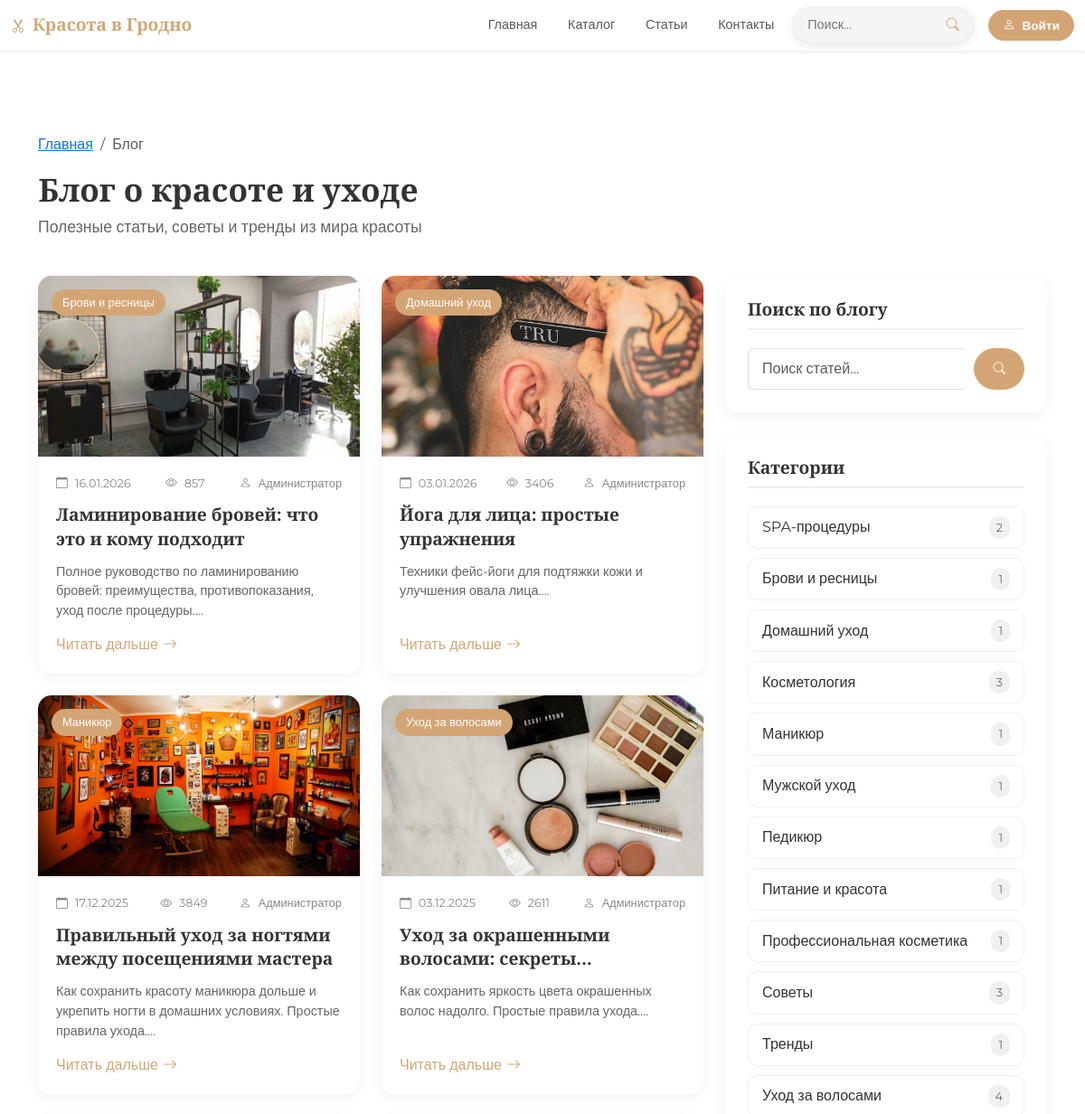
/blog (upper part), run on an earlier commit of the app's database.
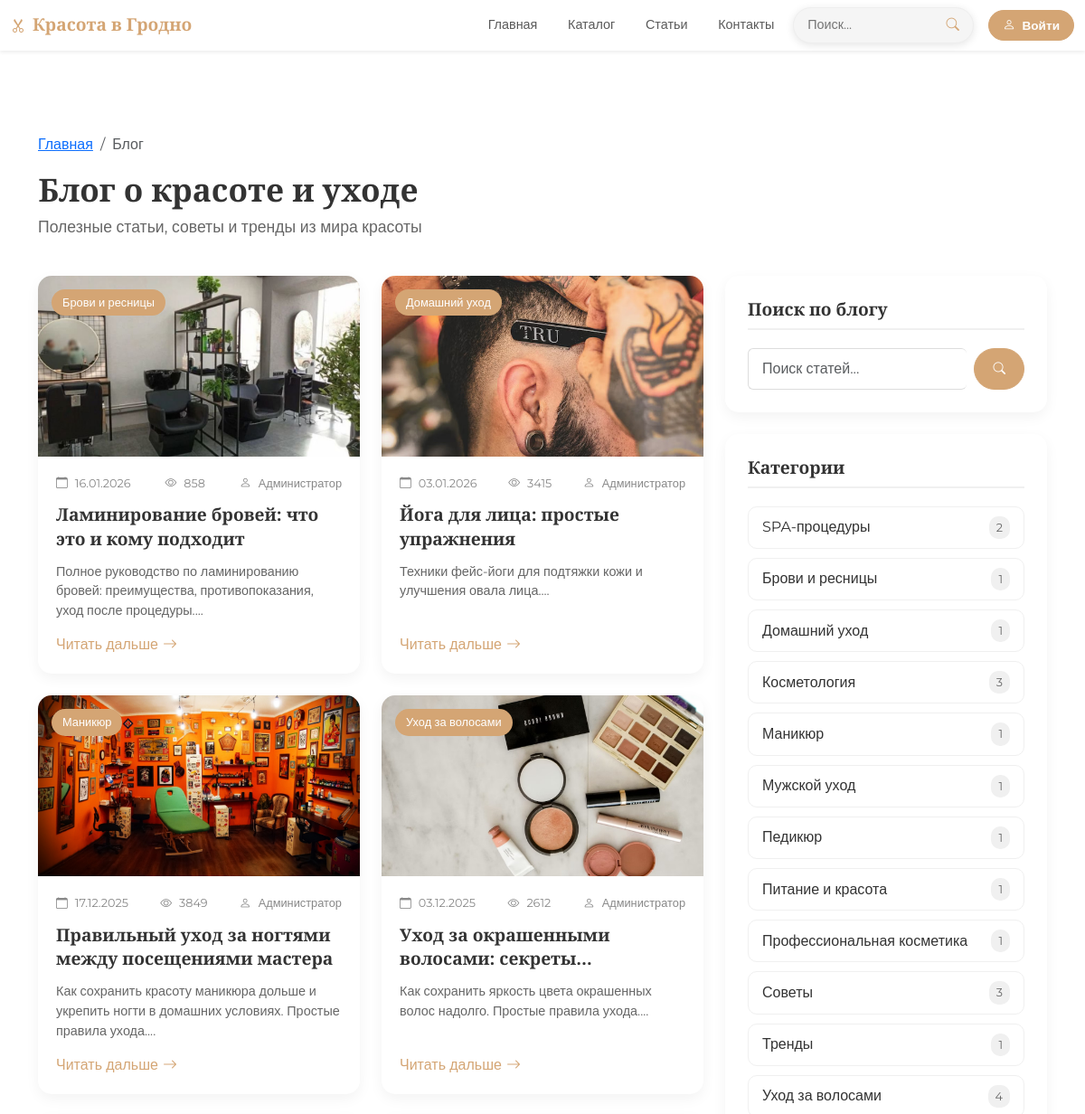
And on a later commit of the database.
### models.py (models this page shows)
class BlogPost(db.Model):
    __tablename__ = 'blog_posts'
    id = db.Column(db.Integer, primary_key=True)
    title = db.Column(db.String(200), nullable=False)
    slug = db.Column(db.String(200), unique=True)
    excerpt = db.Column(db.String(500))
    content = db.Column(db.Text, nullable=False)
    author = db.Column(db.String(100), default='Администратор')
    image_url = db.Column(db.String(300), default='/static/img/default.png')
    category = db.Column(db.String(50))
    is_published = db.Column(db.Boolean, default=True)
    views_count = db.Column(db.Integer, default=0)
    created_at = db.Column(db.DateTime, default=datetime.now)
    updated_at = db.Column(db.DateTime, default=datetime.now, onupdate=datetime.now)
    comments = db.relationship('BlogComment', backref='post', lazy=True, cascade='all, delete-orphan')
    tags = db.relationship('BlogTag', secondary=post_tags, backref=db.backref('posts', lazy=True))

### app.py (the view, shortened to what this page needs)
@app.route('/blog')
def blog():
    page = request.args.get('page', 1, type=int)
    category = request.args.get('category', None)
    tag = request.args.get('tag', None)
    search = request.args.get('search', None)
    items_per_page = 6
    skip = (page - 1) * items_per_page
    posts = get_blog_posts(
        skip=skip,
        limit=items_per_page,
        category=category,
        tag=tag,
        search=search,
        only_published=True
    )
    if category:
        total_items = BlogPost.query.filter_by(
            is_published=True,
            category=category
        ).count()
    else:
        total_items = BlogPost.query.filter_by(is_published=True).count()
    total_pages = max(1, math.ceil(total_items / items_per_page))
    categories = get_blog_categories_with_counts()
    popular_posts = get_popular_posts(limit=2)
    recent_posts = get_recent_posts(limit=2)
    popular_tags_result = get_popular_tags(limit=10)
    popular_tags = [tag[0] for tag in popular_tags_result] if popular_tags_result else []
    return render_template('blog.html',
        title="Блог о красоте - Красота в Гродно",
        posts=posts,
        categories=categories,
        popular_posts=popular_posts,
        recent_posts=recent_posts,
        popular_tags=popular_tags,
        current_category=category,
        current_tag=tag,
        search_query=search,
        current_page=page,
        total_pages=total_pages,
        total_items=total_items
    )

### app.py (called while the page is built, shortened)
@app.context_processor
def inject_now():
    return {'now': datetime.now()}

@app.context_processor
def inject_user():
    user_favorites = []
    if current_user.is_authenticated:
        user_favorites = [s.id for s in current_user.favorite_salons.all()]
    return {
        'current_user': current_user,
        'user_favorites': user_favorites
    }

def get_blog_posts(skip=0, limit=10, category=None, tag=None, search=None, only_published=True):
    query = BlogPost.query
    if only_published:
        query = query.filter(BlogPost.is_published == True)
    if category:
        query = query.filter(BlogPost.category == category)
    if tag:
        query = query.join(BlogPost.tags).filter(BlogTag.name == tag)
    return query.order_by(desc(BlogPost.created_at)).offset(skip).limit(limit).all()

def get_blog_categories_with_counts():
    result = db.session.query(
        BlogPost.category,
        func.count(BlogPost.id).label('count')
    ).filter(
        BlogPost.is_published == True
    ).group_by(
        BlogPost.category
    ).all()
    return [{'name': cat, 'count': count} for cat, count in result if cat]

def get_popular_posts(limit=5):
    return BlogPost.query.filter(
        BlogPost.is_published == True
    ).order_by(
        desc(BlogPost.views_count)
    ).limit(limit).all()

def get_recent_posts(limit=5):
    return BlogPost.query.filter(
        BlogPost.is_published == True
    ).order_by(
        desc(BlogPost.created_at)
    ).limit(limit).all()

def get_popular_tags(limit=10):
    from models import post_tags
    result = db.session.query(
        BlogTag,
        func.count(post_tags.c.post_id).label('count')
    ).join(
        post_tags
    ).group_by(
        BlogTag.id
    ).order_by(
        desc('count')
    ).limit(limit).all()
    return result

### templates/blog.html (shortened to what this page needs)
{% extends "base.html" %} {% block content %}
<div class="container mt-5 pt-4">
  <nav aria-label="breadcrumb">
    <ol class="breadcrumb">
      <li class="breadcrumb-item"><a href="/">Главная</a></li>
      <li class="breadcrumb-item active" aria-current="page">Блог</li>
    </ol>
  </nav>
  <div class="row mb-4">
    <div class="col-12">
      <h1 class="page-title">Блог о красоте и уходе</h1>
      <p class="lead-contact">
        Полезные статьи, советы и тренды из мира красоты
      </p>
    </div>
  </div>
  <div class="row">
    <div class="col-lg-8">
      {% if posts %}
      <div class="row mb-5">
        {% for post in posts %}
        <div class="col-md-6 mb-4">
          <article class="blog-card">
            <div class="blog-image">
              {% if post.image_url %}
              <img src="{{ post.image_url }}" alt="{{ post.title }}" />
              {% else %}
              <img src="/static/img/blog-default.jpg" alt="{{ post.title }}" />
              {% endif %}
              <span class="blog-category">{{ post.category }}</span>
            </div>
            <div class="blog-content">
              <div class="blog-meta">
                <span class="date"><i class="bi bi-calendar me-1"></i> {{ post.created_at.strftime('%d.%m.%Y') }}</span>
                <span class="views"><i class="bi bi-eye me-1"></i> {{ post.views_count }}</span>
                {% if post.author %}
                <span class="author"><i class="bi bi-person me-1"></i> {{ post.author }}</span>
                {% endif %}
              </div>
              <h3 class="blog-title">{{ post.title }}</h3>
              <p class="blog-excerpt">{{ post.excerpt[:150] }}...</p>
              <a href="/blog/{{ post.slug }}" class="read-more"
                >Читать дальше <i class="bi bi-arrow-right"></i
              ></a>
            </div>
          </article>
        </div>
        {% endfor %}
      </div>
      {% else %}
      <div class="alert alert-warning">
        <i class="bi bi-info-circle me-2"></i>
        По вашему запросу ничего не найдено.
        <a href="/blog" class="alert-link">Показать все статьи</a>
      </div>
      {% endif %}
    </div>
    <div class="col-lg-4">
      <div class="sidebar-card mb-4">
        <h5 class="sidebar-title">Поиск по блогу</h5>
        <div class="search-form">
          <form action="/blog" method="get" class="d-flex">
            <input
              type="text"
              class="form-control"
              name="search"
              placeholder="Поиск статей..."
              value="{{ search_query if search_query else '' }}"
            />
            <button type="submit" class="btn btn-beauty ms-2">
              <i class="bi bi-search"></i>
            </button>
          </form>
        </div>
      </div>
      <div class="sidebar-card mb-4">
        <h5 class="sidebar-title">Категории</h5>
        <div class="categories-list">
          {% for cat in categories %}
          <a href="/blog?category={{ cat.name }}" class="category-item {% if current_category == cat.name %}active{% endif %}">
            <span>{{ cat.name }}</span>
            <span class="count">{{ cat.count }}</span>
          </a>
          {% endfor %}
        </div>
      </div>
    </div>
  </div>
</div>
{% endblock %}

### templates/base.html (shortened to what this page needs)
<!DOCTYPE html>
<html lang="ru">
  <head>
    <link href="../static/css/bootstrap.min.css" rel="stylesheet" />
    <link
      rel="stylesheet"
      href="https://cdn.jsdelivr.net/npm/bootstrap-icons@1.10.0/font/bootstrap-icons.css"
    />
    <link rel="stylesheet" href="../static/css/style.css" />
  </head>
  <body>
    <nav class="navbar navbar-expand-lg navbar-light bg-white fixed-top shadow-sm">
  <div class="container">
    <a class="navbar-brand" href="/">
      <i class="bi bi-scissors me-2"></i><span class="brand-text">Красота в Гродно</span>
    </a>
    <div class="collapse navbar-collapse" id="navbarNav">
      <ul class="navbar-nav ms-auto">
        <li class="nav-item">
          <a class="nav-link" href="/">Главная</a>
        </li>
        <li class="nav-item">
          <a class="nav-link" href="/catalog">Каталог</a>
        </li>
        <li class="nav-item">
          <a class="nav-link" href="/blog">Статьи</a>
        </li>
        <li class="nav-item">
          <a class="nav-link" href="/contact">Контакты</a>
        </li>
      </ul>
      <div class="search-autocomplete navbar-search-form">
        <form action="/catalog/search" method="post" id="searchForm">
          <div class="navbar-search-container">
            <input
              type="text"
              class="navbar-search-input"
              id="searchInput"
              name="search_query"
              placeholder="Поиск..."
              aria-label="Поиск салонов"
              autocomplete="off"
            />
            <button class="navbar-search-btn" type="submit">
              <i class="bi bi-search"></i>
            </button>
          </div>
        </form>
      </div>
      <div class="user-section">
        {% if current_user.is_authenticated %}
        <div class="dropdown">
          <button class="btn btn-beauty dropdown-toggle" type="button" id="userDropdown" data-bs-toggle="dropdown">
            <i class="bi bi-person me-1"></i>
            {% if current_user.first_name %}
              {{ current_user.first_name|truncate(10, True, '...') }}
            {% else %}
              Аккаунт
            {% endif %}
          </button>
          <ul class="dropdown-menu dropdown-menu-end">
            {% if current_user.is_admin %}
            <li><a class="dropdown-item" href="/admin"><i class="bi bi-star me-2"></i>Админка</a></li>
            <li><hr class="dropdown-divider"></li>
            {% endif %}
            <li><a class="dropdown-item" href="/profile"><i class="bi bi-person-circle me-2"></i>Профиль</a></li>
            <li><hr class="dropdown-divider"></li>
            <li><a class="dropdown-item" href="/logout"><i class="bi bi-box-arrow-right me-2"></i>Выйти</a></li>
          </ul>
        </div>
        {% else %}
        <a class="btn btn-beauty" href="/login">
          <i class="bi bi-person me-1"></i> Войти
        </a>
        {% endif %}
      </div>
    </div>
  </div>
</nav>
    {% block content %}{% endblock %}
  </body>
</html>

What changed in the data, as far as the page shows it:
changed BlogPost "Ламинирование бровей: что это и кому подходит": views_count "857" → "858"
changed BlogPost "Йога для лица: простые упражнения": views_count "3406" → "3415"
changed BlogPost "Как сохранить яркость цвета окрашенных волос надолго. Простые правила ухода.": views_count "2611" → "2612"
